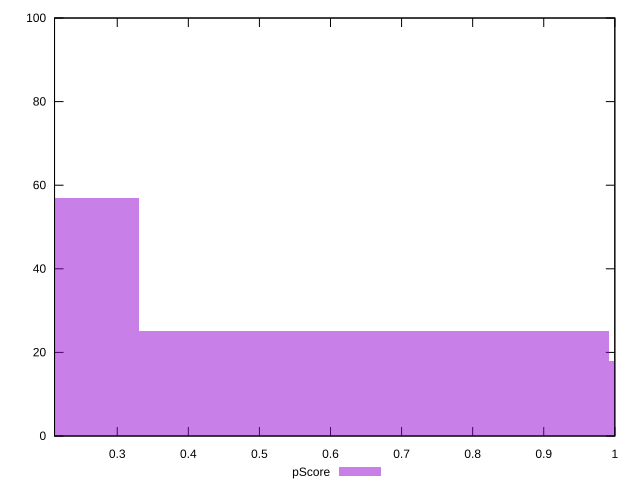

This figure's gnuplot source:
reset

$pScore <<EOF
0.6614729027806346 25
0 57
1.3229458055612693 18
EOF

set key outside below
set boxwidth 0.6614729027806346
set xrange [0.2117647058823529:1]
set yrange [0:100]
set trange [0:100]
set style fill transparent solid 0.5 noborder
set terminal svg size 640, 490 enhanced background rgb 'white'
set output "reports/report_00028_2021-02-24T12-49-42.674Z/unused-javascript/samples/card/pScore/histogram.svg"

plot $pScore title "pScore" with boxes

reset
